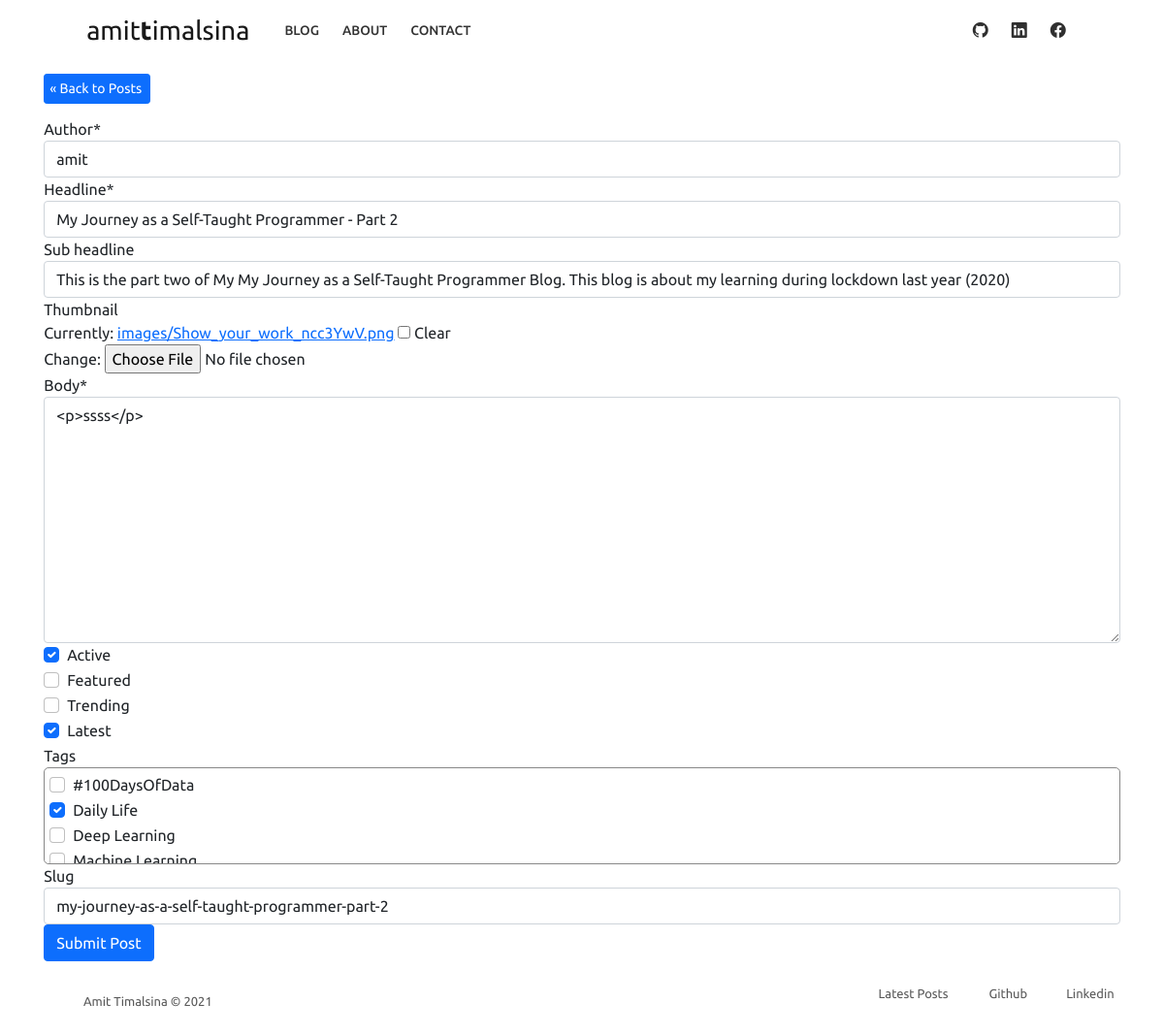
The page /blog/update_post/my-journey-as-a-self-taught-programmer-part-2/ (signed in) on the database its author committed.
### blog/models.py (models this page shows, shortened)
class Post(models.Model):
    author = models.ForeignKey(User, on_delete=models.CASCADE, related_name='posts')
    headline = models.CharField(max_length=200)
    sub_headline = models.CharField(max_length=200, null=True, blank=True)
    thumbnail = models.ImageField(null=True, blank=True, upload_to='images', default='/images/placeholder.png')
    body = RichTextUploadingField(null=False, blank=False)
    created = models.DateTimeField(auto_now_add=True)
    active = models.BooleanField(default=False)
    featured = models.BooleanField(default=False)
    trending = models.BooleanField(default=False)
    latest = models.BooleanField(default=False)
    tags = models.ManyToManyField(Tag, null=True, blank=True)
    slug = models.SlugField(null=True, blank=True)
    class Meta:
        ordering = ['-created']

### blog/decorators.py (the view)
    def wrapper_function(request, *args, **kwargs):
        user = request.user
        if user.is_authenticated and user.is_superuser:
            return view_func(request, *args, **kwargs)
        else:
            return HttpResponse('You are not authorized to view this page')

### blog/forms.py
class PostForm(ModelForm):
    class Meta:
        model = Post
        fields = '__all__'
        widgets = {
            'tags': forms.CheckboxSelectMultiple(),
        }

### blog/models.py (called while the page is built)
    def __str__(self):
        return self.name

### blog/views.py (called while the page is built, shortened)
@admin_only
@login_required(login_url='home')
def updatePost(request, slug):
    post = Post.objects.get(slug=slug)
    form = PostForm(instance=post)
    context = {'form': form}
    return render(request, 'blog/post_form.html', context)

### blog/templates/blog/post_form.html (shortened to what this page needs)
{% extends 'base/main.html' %}
{% load static %}
{% load crispy_forms_tags %}
{% block content %}
<div class="container">
    <a class="btn btn-sm btn-primary" href="{% url 'posts' %}" style="margin: 1em 0; padding-left: 5px;">&laquo Back to Posts</a>
    <form action="" method="POST" enctype="multipart/form-data">
        {{form|crispy}}
        <input class="btn btn-primary" type="submit" value="Submit Post">
    </form>
</div>
{% endblock content %}

### blog/templates/blog/post_form.html (style rules this page uses)
#div_id_tags > div { max-height: 100px; overflow-y: scroll; border: 1px solid #888; padding: 5px; border-radius: 5px; }

### rows shown on the page
Post: author "amit", headline "My Journey as a Self-Taught Programmer - Part 2", sub_headline "This is the part two of My My Journey as a Self-Taught Programmer Blog. This blog is about my learning during lockdown last year (2020)", body "<p>ssss</p>", active "☑", latest "☑", slug "my-journey-as-a-self-taught-programmer-part-2"
